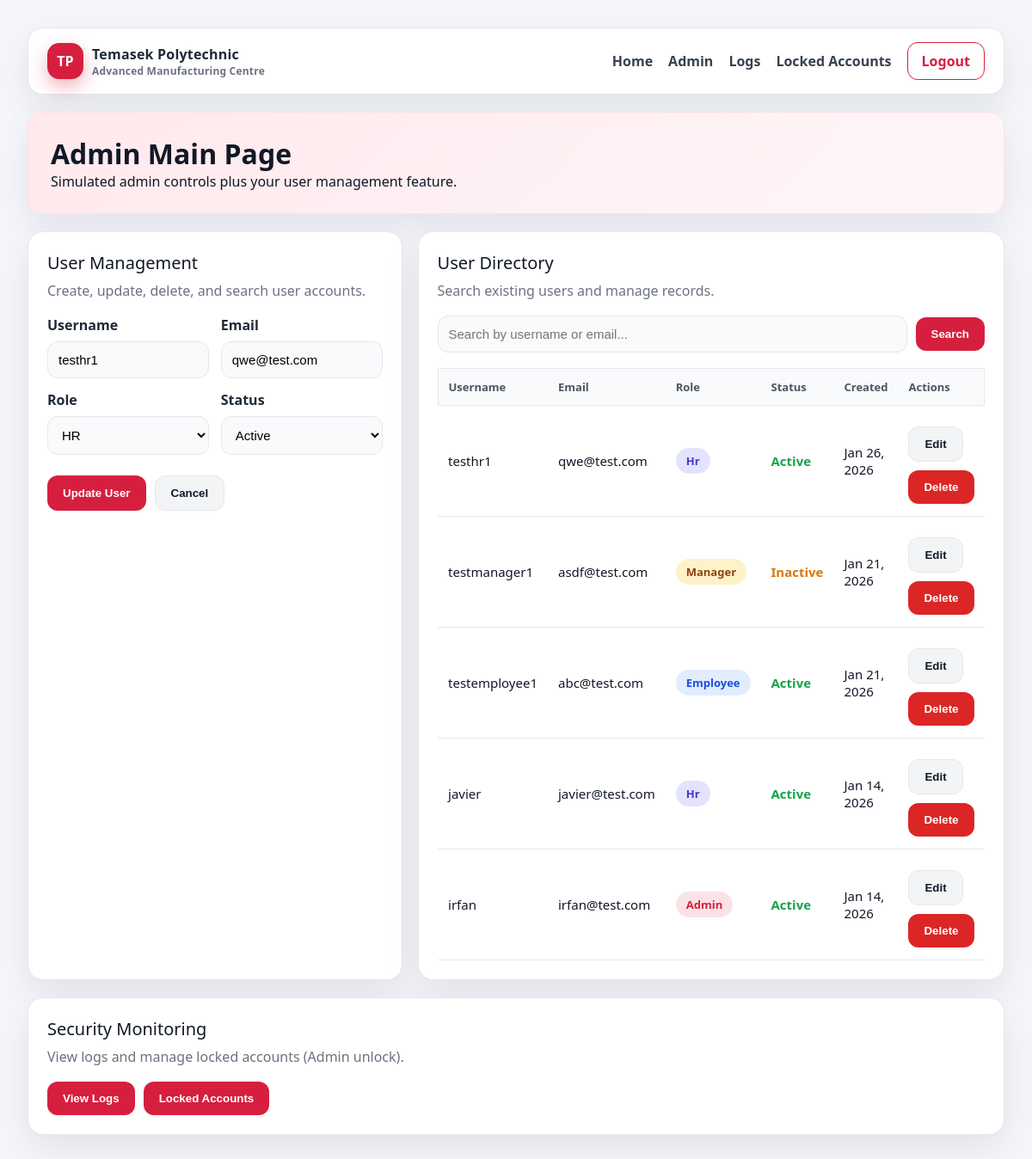
/pages/Denzyl/admin_users.php?action=edit&id=0 (signed in), run on the app's committed database.
### tables this page shows
CREATE TABLE `users` (
  `user_id` int(11) NOT NULL,
  `username` varchar(50) NOT NULL,
  `password_hash` varchar(255) NOT NULL,
  `email` varchar(100) NOT NULL,
  `role` enum('admin','manager','employee','hr') NOT NULL DEFAULT 'employee',
  `status` enum('active','inactive','suspended') NOT NULL DEFAULT 'active',
  `created_at` timestamp NOT NULL DEFAULT current_timestamp(),
  `updated_at` timestamp NOT NULL DEFAULT current_timestamp() ON UPDATE current_timestamp()
);

### pages/Denzyl/admin_users.php (the view, shortened to what this page needs)
<?php
$db_host = 'localhost';
$db_user = 'root';
$db_password = '';
$db_name = 'project_database';
$conn = new mysqli($db_host, $db_user, $db_password, $db_name);
$action = isset($_GET['action']) ? $_GET['action'] : '';
$current_user = null;
if ($action === 'edit' && isset($_GET['id'])) {
    $current_user = getUserById($conn, $_GET['id']);
}
$search_query = isset($_GET['search']) ? sanitizeInput($_GET['search']) : '';
$users = searchUsers($conn, $search_query);
function getUserById($conn, $user_id) {
    $sql = 'SELECT * FROM users WHERE user_id = ?';
    $stmt = $conn->prepare($sql);
    $stmt->bind_param('i', $user_id);
    $stmt->execute();
    $result = $stmt->get_result();
    if ($result->num_rows > 0) {
        return $result->fetch_assoc();
    }
    return null;
}
function searchUsers($conn, $query) {
    $users = [];
    if (empty($query)) {
        $sql = 'SELECT user_id, username, email, role, status, created_at, updated_at FROM users ORDER BY created_at DESC';
        $result = $conn->query($sql);
    }
    if ($result && $result->num_rows > 0) {
        while ($row = $result->fetch_assoc()) {
            $users[] = $row;
        }
    }
    return $users;
}
?>
<!DOCTYPE html>
<html lang="en">
<head>
    <link rel="stylesheet" href="admin_users.css">
</head>
<body>
    <div class="shell">
        <div class="topbar">
            <div class="brand">
                <div class="brand-badge">TP</div>
                <div>
                    <div>Temasek Polytechnic</div>
                    <div style="font-size: 12px; color: var(--muted); font-weight: 600;">Advanced Manufacturing Centre</div>
                </div>
            </div>
            <div class="nav-links">
                <a href="#">Home</a>
                <a href="#">Admin</a>
                <a href="#">Logs</a>
                <a href="#">Locked Accounts</a>
                <a class="logout" href="#">Logout</a>
            </div>
        </div>
        <div class="hero">
            <h1>Admin Main Page</h1>
            <p>Simulated admin controls plus your user management feature.</p>
        </div>
        <div class="grid">
            <div class="card">
                <div class="card-title">User Management</div>
                <div class="card-subtitle">Create, update, delete, and search user accounts.</div>
                <form method="POST" style="display: flex; flex-direction: column; gap: 14px;">
                    <div class="form-grid">
                        <div class="form-group">
                            <label for="username">Username</label>
                            <input type="text" id="username" name="username"
                                   value="<?php echo $current_user ? htmlspecialchars($current_user['username']) : ''; ?>"
                                   required>
                        </div>
                        <div class="form-group">
                            <label for="email">Email</label>
                            <input type="email" id="email" name="email"
                                   value="<?php echo $current_user ? htmlspecialchars($current_user['email']) : ''; ?>"
                                   required>
                        </div>
                    </div>
                    <div class="form-grid">
                        <div class="form-group">
                            <label for="role">Role</label>
                            <select id="role" name="role" required>
                                <option value="hr" <?php echo ($current_user && $current_user['role'] === 'hr') ? 'selected' : ''; ?>>HR</option>
                            </select>
                        </div>
                        <div class="form-group">
                            <label for="status">Status</label>
                            <select id="status" name="status" required>
                                <option value="active" <?php echo (!$current_user || $current_user['status'] === 'active') ? 'selected' : ''; ?>>Active</option>
                            </select>
                        </div>
                    </div>
                    <div class="actions-row">
                        <button type="submit" class="btn btn-primary">
                            <?php echo ($action === 'edit' && $current_user) ? 'Update User' : 'Create User'; ?>
                        </button>
                        <?php if ($action === 'edit' && $current_user): ?>
                            <a href="?"><button type="button" class="btn btn-secondary">Cancel</button></a>
                        <?php endif; ?>
                    </div>
                </form>
            </div>
            <div class="card">
                <div class="card-title">User Directory</div>
                <div class="card-subtitle">Search existing users and manage records.</div>
                <form method="GET" class="search-box">
                    <input type="text" name="search" placeholder="Search by username or email..."
                           value="<?php echo htmlspecialchars($search_query); ?>">
                    <button type="submit" class="btn btn-primary">Search</button>
                </form>
                <?php if (count($users) > 0): ?>
                    <table>
                        <thead>
                            <tr>
                                <th>Username</th>
                                <th>Email</th>
                                <th>Role</th>
                                <th>Status</th>
                                <th>Created</th>
                                <th>Actions</th>
                            </tr>
                        </thead>
                        <tbody>
                            <?php foreach ($users as $user): ?>
                                <tr>
                                    <td><?php echo htmlspecialchars($user['username']); ?></td>
                                    <td><?php echo htmlspecialchars($user['email']); ?></td>
                                    <td><span class="badge role-<?php echo $user['role']; ?>"><?php echo ucfirst($user['role']); ?></span></td>
                                    <td><span class="status-<?php echo $user['status']; ?>"><?php echo ucfirst($user['status']); ?></span></td>
                                    <td class="timestamp"><?php echo date('M d, Y', strtotime($user['created_at'])); ?></td>
                                    <td>
                                        <div class="actions-row">
                                            <a href="?action=edit&id=<?php echo $user['user_id']; ?>">
                                                <button type="button" class="btn btn-secondary">Edit</button>
                                            </a>
                                            <a href="?action=delete_confirm&id=<?php echo $user['user_id']; ?>">
                                                <button type="button" class="btn btn-danger">Delete</button>
                                            </a>
                                        </div>
                                    </td>
                                </tr>
                            <?php endforeach; ?>
                        </tbody>
                    </table>
                <?php else: ?>
                    <div class="empty">
                        <?php echo !empty($search_query) ? 'No users found matching your search.' : 'No users yet. Create one to get started!'; ?>
                    </div>
                <?php endif; ?>
            </div>
        </div>
        <div class="card">
            <div class="card-title">Security Monitoring</div>
            <div class="card-subtitle">View logs and manage locked accounts (Admin unlock).</div>
            <div class="actions-row" style="margin-top: 18px;">
                <a href="#"><button type="button" class="btn btn-primary">View Logs</button></a>
                <a href="#"><button type="button" class="btn btn-primary">Locked Accounts</button></a>
            </div>
        </div>
    </div>
</body>
</html>

### pages/Denzyl/admin_users.css (style rules this page uses)
:root { --bg: #f5f6fb; --card: #ffffff; --primary: #d61f3e; --primary-strong: #b91832; --muted: #6b7280; --border: #e5e7eb; --shadow: 0 16px 40px rgba(0, 0, 0, 0.08); --radius: 18px; }
* { margin: 0; padding: 0; box-sizing: border-box; }
body { font-family: 'Segoe UI', Tahoma, Geneva, Verdana, sans-serif; background: var(--bg); color: #111827; min-height: 100vh; padding: 32px; }
a { text-decoration: none; color: inherit; }
.shell { max-width: 1200px; margin: 0 auto; display: flex; flex-direction: column; gap: 20px; }
.topbar { background: var(--card); border: 1px solid var(--border); border-radius: var(--radius); box-shadow: var(--shadow); padding: 16px 22px; display: flex; align-items: center; justify-content: space-between; gap: 16px; }
.brand { display: flex; align-items: center; gap: 10px; font-weight: 700; color: #1f2937; letter-spacing: 0.2px; }
.brand-badge { width: 42px; height: 42px; border-radius: 14px; background: var(--primary); display: grid; place-items: center; color: #fff; font-weight: 800; box-shadow: 0 8px 20px rgba(214, 31, 62, 0.35); }
.nav-links { display: flex; gap: 18px; align-items: center; font-weight: 600; color: #374151; }
.logout { padding: 10px 16px; border-radius: 12px; border: 1px solid var(--primary); color: var(--primary); font-weight: 700; background: #fff; transition: all 0.2s ease; }
.hero { background: linear-gradient(135deg, #ffe9ed, #fef6f8); border: 1px solid #ffe0e6; border-radius: var(--radius); box-shadow: var(--shadow); padding: 26px; }
.grid { display: grid; grid-template-columns: 1.1fr 1fr; gap: 18px; }
.card { background: var(--card); border: 1px solid var(--border); border-radius: var(--radius); box-shadow: var(--shadow); padding: 22px; }
.card-title { font-size: 20px; color: #111827; margin-bottom: 8px; display: flex; gap: 10px; align-items: center; }
.card-subtitle { color: var(--muted); margin-bottom: 18px; }
.form-grid { display: grid; grid-template-columns: 1fr 1fr; gap: 14px; }
.form-group { display: flex; flex-direction: column; gap: 8px; }
label { font-weight: 700; color: #1f2937; }
input[type='text'], input[type='email'], input[type='password'], select { width: 100%; padding: 12px 12px; border-radius: 12px; border: 1px solid var(--border); background: #f9fafb; font-size: 15px; transition: border-color 0.15s ease, background 0.15s ease; }
.actions-row { display: flex; gap: 10px; flex-wrap: wrap; margin-top: 10px; }
.btn { padding: 12px 18px; border: none; border-radius: 12px; font-weight: 700; cursor: pointer; transition: all 0.2s ease; }
.btn-primary { background: var(--primary); color: #fff; }
.btn-secondary { background: #f3f4f6; color: #111827; border: 1px solid var(--border); }
.btn-danger { background: #dc2626; color: #fff; }
.search-box { display: flex; gap: 10px; align-items: center; }
.search-box input { flex: 1; background: #f9fafb; }
table { width: 100%; border-collapse: collapse; margin-top: 18px; }
table thead { background: #f9fafb; border: 1px solid var(--border); }
table th { text-align: left; padding: 12px 12px; font-size: 13px; color: #4b5563; }
table td { padding: 14px 12px; border-bottom: 1px solid var(--border); font-size: 15px; }
.badge { display: inline-flex; padding: 6px 12px; border-radius: 999px; font-weight: 700; font-size: 13px; }
.role-admin { background: rgba(214, 31, 62, 0.12); color: var(--primary); }
.role-manager { background: rgba(252, 211, 77, 0.3); color: #92400e; }
.role-employee { background: rgba(59, 130, 246, 0.15); color: #1d4ed8; }
.role-hr { background: rgba(99, 102, 241, 0.18); color: #4338ca; }
.status-active { color: #16a34a; font-weight: 700; }
.status-inactive { color: #d97706; font-weight: 700; }

### data on the page
users: username "testhr1", email "qwe@test.com", role "HR", status "Active", role "Hr", created_at "Jan 26, 2026"
users: username "testmanager1", email "asdf@test.com", role "Manager", status "Inactive", created_at "Jan 21, 2026"
users: username "testemployee1", email "abc@test.com", role "Employee", status "Active", created_at "Jan 21, 2026"
users: username "javier", email "javier@test.com", role "Hr", status "Active", created_at "Jan 14, 2026"
users: username "irfan", email "irfan@test.com", role "Admin", status "Active", created_at "Jan 14, 2026"
